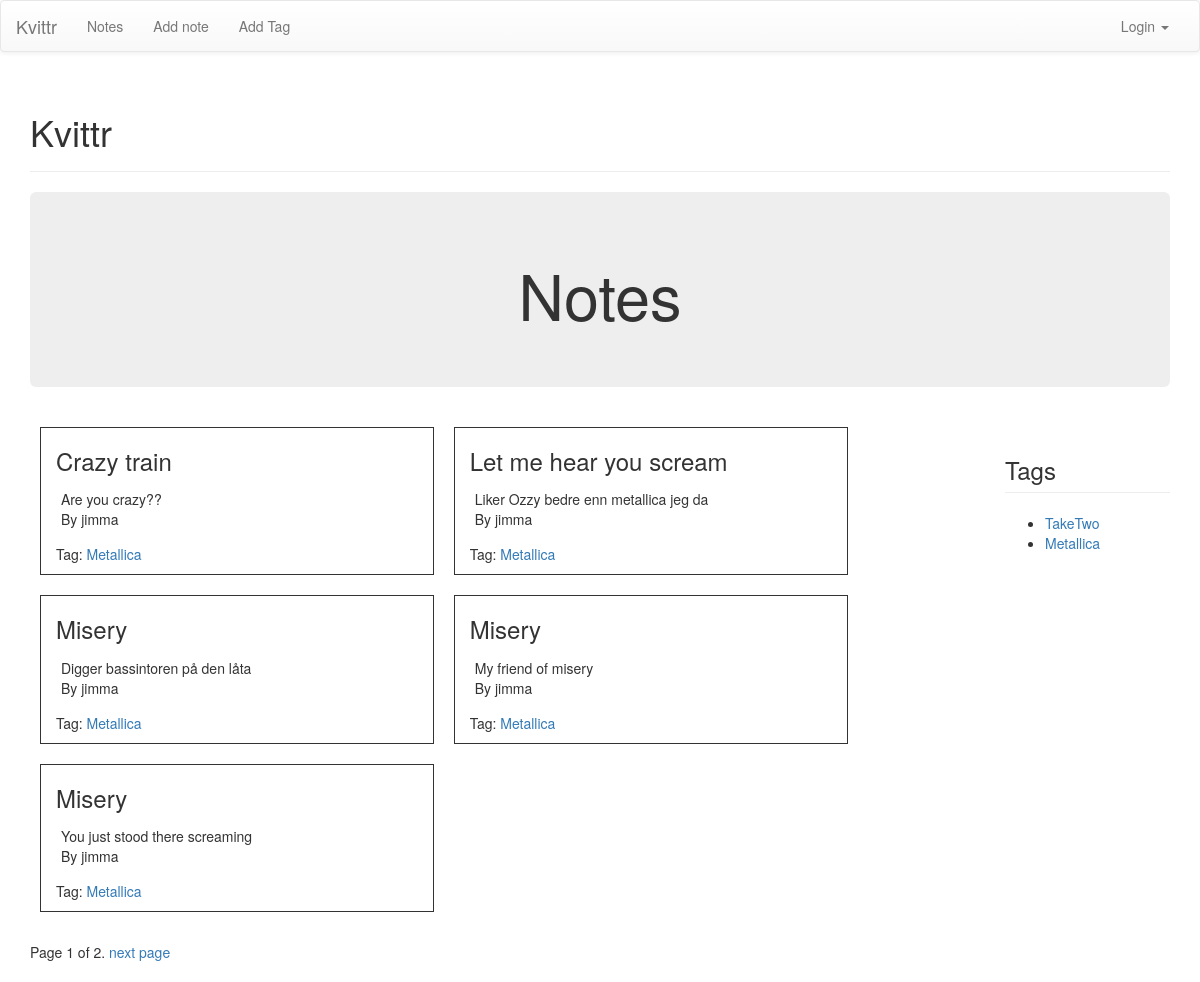
Page /notes/ on the earlier database version.
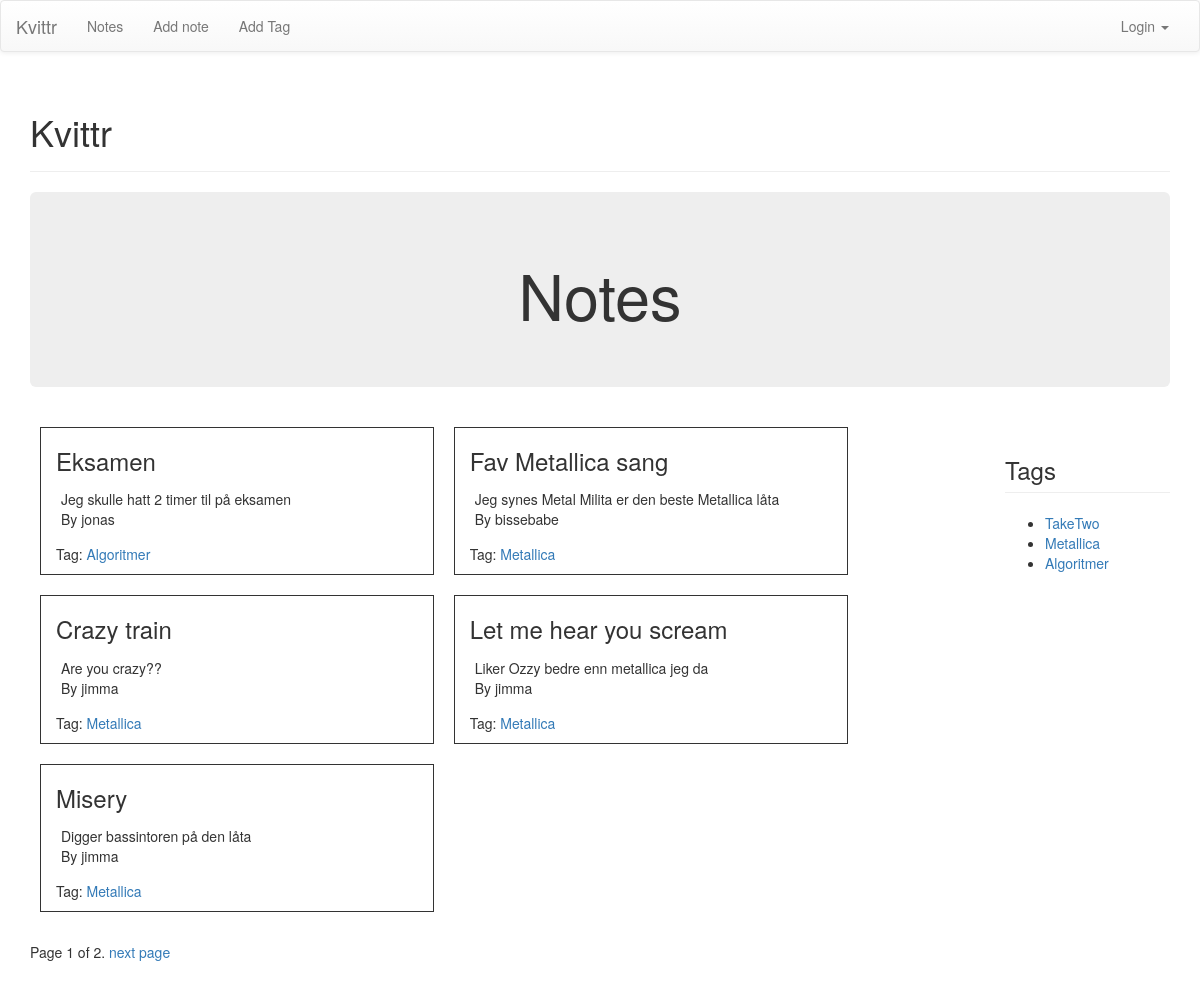
Same page on the later database version.
### notes/models.py (models this page shows, shortened)
class Note(models.Model):
	label = models.CharField(max_length = 30)
	body = models.TextField()
	timestamp = models.DateTimeField(auto_now_add=True)
	tags = models.ManyToManyField('Tag', related_name='notes')
	author = models.ForeignKey(User)
	num_likes = models.PositiveIntegerField(default=0)

class Tag(models.Model):
	label = models.CharField(max_length = 30)
	slug = models.SlugField(max_length=30)
	def __unicode__(self):
		return self.label

### notes/views.py (the view)
def index_view(request):
	notes = Note.objects.all().order_by('-timestamp')
	page_number = request.GET.get('page')
	paginator = Paginator(notes, 5)
	try:
		notes = paginator.page(page_number)
	except PageNotAnInteger:
		notes = paginator.page(1)
	except EmptyPage:
		notes = paginator.page(paginator.num_pages)
	if request.user.is_authenticated():
		user = request.user
	tags = Tag.objects.all()
	context = {
		'notes': notes,
		'tags': tags
		}
	return render (request, 'notes/index.html', context)

### templates/notes/index.html (shortened to what this page needs)
{% extends 'base.html' %}
{% block pagecontent %}
<div class="jumbotron">
	<h1 align="center">Notes</h1>
</div>
<div class="row">
{% if user.is_authenticated %}
	<div class="col-sm-10">
		{% if notes%}
			{% for note in notes %}
				<div class="col-sm-5" style="border: 1px solid; margin: 10px;">
					<h3 class="page-header"><a href="{% url 'notes:detailnote'%}?id={{note.id}}"> {{ note.label }} </a>
						{% if note.num_likes > 0 %}
							<span style="float: right;" class="glyphicon glyphicon-thumbs-up">: {{ note.num_likes }} </span>
						{% else %}
							<span style="float:right;" class="glyphicon glyphicon-thumbs-down">: {{ note.num_likes }}</span>
						{% endif %}
					</h3>
					<div style="padding: 5px;">
						{{ note.body }}
					</div>
					{% for tag in note.tags.all %}
						<p>Tag: <a href="{% url 'notes:tagsearch' slug=tag.slug %}">{{tag}}</a></p>
					{% endfor %}
					<div>
						<p style="float: left;">By {{ note.author }}</p>
						{% if note and note.author == request.user %}
						<a style="float: right;" href="{% url 'notes:addnote' %}?id={{note.id}}">Edit Note</a>
						{% endif %}
					</div>
				</div>
			{% endfor %}
		{% else %}
			<div class="col-sm-12">
				<h3>No notes yet</h3>
			</div>
		{% endif %}
	</div>
	<div class="col-sm-2">
		<h3 class="page-header">Tags</h3>
		<ul>
			{% if tags %}
				{% for tag in tags %}
					<li>
						<a href="{% url 'notes:tagsearch' slug=tag.slug %}">{{tag}}</a>
						<ul>
							<li>
								<a href="{% url 'notes:addtag' %}?id={{tag.id}}">Edit tag</a>
							</li>
						</ul>
					</li>
				{% endfor %}
			{% else %}
				<div class="alert alert-warning">No tags yet</div>
			{% endif %}
		</ul>
	</div>
{% else %}
	<div class="col-sm-10">
		{% if notes%}
			{% for note in notes %}
				<div class="col-sm-5" style="border: 1px solid; margin: 10px;">
					<h3> {{ note.label }}</h3>
					<div style="padding: 5px;">
						{{ note.body }}
						<p>By {{ note.author }}</p>
					</div>
					{% for tag in note.tags.all %}
						<p>Tag: <a href="{% url 'notes:tagsearch' slug=tag.slug %}">{{tag}}</a></p>
					{% endfor %}
				</div>
			{% endfor %}
		{% endif %}
	</div>
	<div class="col-sm-2">
		<h3 class="page-header">Tags</h3>
		<ul>
			{% if tags %}
				{% for tag in tags %}
					<li>
						<a href="{% url 'notes:tagsearch' slug=tag.slug %}">{{tag}}</a>
					</li>
				{% endfor %}
			{% endif %}
		</ul>
	</div>
{% endif %}
</div>
<div class="pagination">
              <span class"step-links">
                <span class="current">
                  Page {{ notes.number }} of {{ notes.paginator.num_pages }}.
                </span>
                {% if notes.has_next %}
                  <a href="?page={{ notes.next_page_number }}">next page</a>
                {% endif %}
              </span>
          </div>
{% endblock pagecontent %}

Differences in the rows shown:
no longer on this page (row unchanged): Note: label "Misery", body "My friend of misery", author "jimma", Tag (label "Metallica")
no longer on this page (row unchanged): Note: label "Misery", body "You just stood there screaming", author "jimma", Tag (label "Metallica")
added Note: label "Eksamen", body "Jeg skulle hatt 2 timer til på eksamen", author "jonas"
added Tag: label "Algoritmer"
added Note: label "Fav Metallica sang", body "Jeg synes Metal Milita er den beste Metallica låta", author "bissebabe", Tag (label "Metallica")
